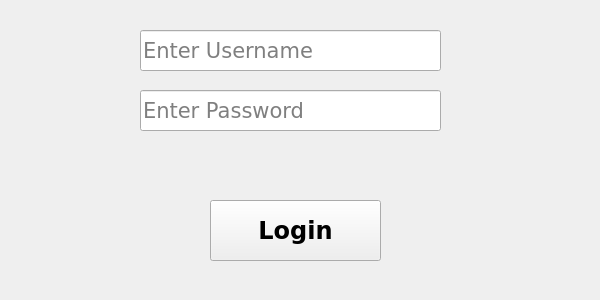
<?xml version="1.0" encoding="UTF-8"?>
<ui version="4.0">
 <class>Form</class>
 <widget class="QWidget" name="Form">
  <property name="enabled">
   <bool>true</bool>
  </property>
  <property name="geometry">
   <rect>
    <x>0</x>
    <y>0</y>
    <width>600</width>
    <height>300</height>
   </rect>
  </property>
  <property name="maximumSize">
   <size>
    <width>600</width>
    <height>300</height>
   </size>
  </property>
  <property name="windowTitle">
   <string>Form</string>
  </property>
  <widget class="QPushButton" name="pushButton">
   <property name="geometry">
    <rect>
     <x>210</x>
     <y>200</y>
     <width>171</width>
     <height>61</height>
    </rect>
   </property>
   <property name="font">
    <font>
     <family>DejaVu Sans</family>
     <pointsize>18</pointsize>
     <weight>75</weight>
     <bold>true</bold>
    </font>
   </property>
   <property name="text">
    <string>Login</string>
   </property>
  </widget>
  <widget class="QLineEdit" name="lineEdit">
   <property name="geometry">
    <rect>
     <x>140</x>
     <y>30</y>
     <width>301</width>
     <height>41</height>
    </rect>
   </property>
   <property name="font">
    <font>
     <family>DejaVu Sans</family>
     <pointsize>16</pointsize>
    </font>
   </property>
   <property name="inputMask">
    <string/>
   </property>
   <property name="text">
    <string/>
   </property>
   <property name="placeholderText">
    <string>Enter Username</string>
   </property>
  </widget>
  <widget class="QLineEdit" name="lineEdit_2">
   <property name="geometry">
    <rect>
     <x>140</x>
     <y>90</y>
     <width>301</width>
     <height>41</height>
    </rect>
   </property>
   <property name="font">
    <font>
     <family>DejaVu Sans</family>
     <pointsize>16</pointsize>
    </font>
   </property>
   <property name="text">
    <string/>
   </property>
   <property name="echoMode">
    <enum>QLineEdit::Password</enum>
   </property>
   <property name="placeholderText">
    <string>Enter Password</string>
   </property>
  </widget>
  <widget class="QLabel" name="label">
   <property name="geometry">
    <rect>
     <x>90</x>
     <y>150</y>
     <width>411</width>
     <height>31</height>
    </rect>
   </property>
   <property name="font">
    <font>
     <family>KacstDigital</family>
     <pointsize>12</pointsize>
     <italic>true</italic>
    </font>
   </property>
   <property name="text">
    <string/>
   </property>
   <property name="alignment">
    <set>Qt::AlignCenter</set>
   </property>
  </widget>
 </widget>
 <resources/>
 <connections/>
</ui>
